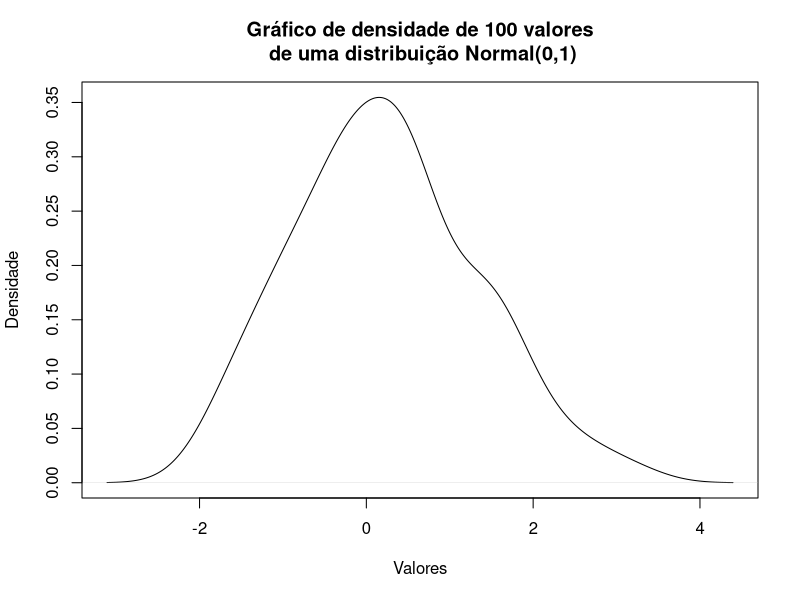
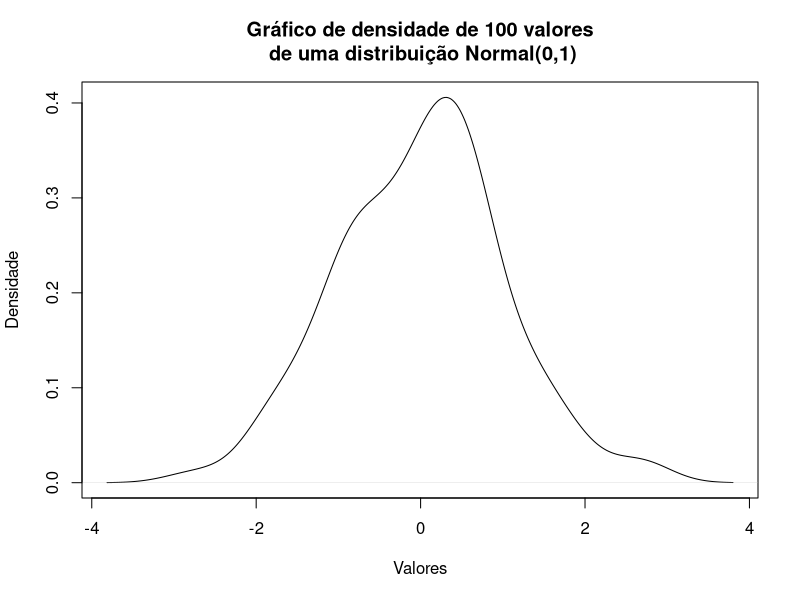

Reproduce these figures in R, in order.
## ---- chunk 1
knitr::opts_chunk$set(echo = TRUE)
## ---- chunk 2
#```{r}

#```
## ---- chunk 3
1+1
## ---- chunk 4
1+1
## ---- chunk 5
1+1
## ---- chunk 6
#```{r}
#plot(density(rnorm(100)), 
#     xlab = 'Valores', 
#     ylab = 'Densidade',
#     main = 'Gráfico de densidade de 100 valores\n de uma distribuição #Normal(0,1)')
#```
## ---- chunk 7
plot(density(rnorm(100)), 
     xlab = 'Valores', 
     ylab = 'Densidade',
     main = 'Gráfico de densidade de 100 valores\n de uma distribuição Normal(0,1)')
## ---- chunk 8
plot(density(rnorm(100)), 
     xlab = 'Valores', 
     ylab = 'Densidade',
     main = 'Gráfico de densidade de 100 valores\n de uma distribuição Normal(0,1)')
